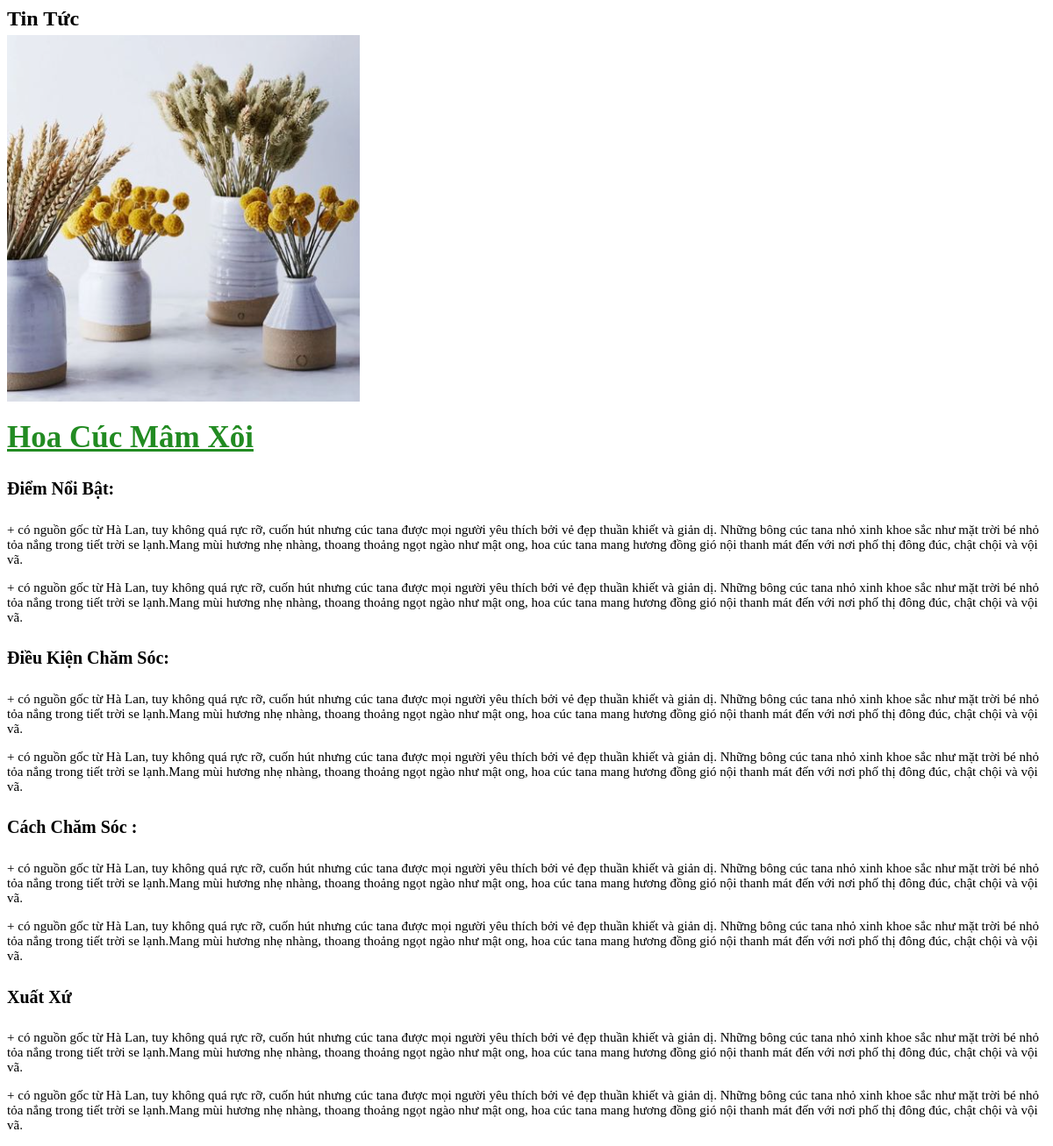
Screenshot of /chitiettintuc3.php?masp=34 with the database file from the repository.
### tables this page shows
CREATE TABLE `sanpham1` (
  `masp` varchar(100) NOT NULL,
  `nhom_id` int(11) NOT NULL,
  `tensp` varchar(200) NOT NULL,
  `mota` text DEFAULT NULL,
  `dongiacu` int(11) NOT NULL,
  `dongiamoi` int(11) NOT NULL,
  `img1` varchar(200) NOT NULL,
  `img2` varchar(200) DEFAULT NULL,
  `img3` varchar(200) DEFAULT NULL,
  `img4` varchar(200) DEFAULT NULL,
  `enable` tinyint(4) NOT NULL DEFAULT 1,
  `ghichu` text DEFAULT NULL,
  `diemnoibat` text DEFAULT NULL,
  `dieukienchamsoc` text DEFAULT NULL,
  `cachchamsoc` text DEFAULT NULL,
  `xuatxu` varchar(255) DEFAULT NULL,
  `ngaydang` varchar(50) DEFAULT NULL,
  `kichthuoc` varchar(255) DEFAULT NULL,
  `nguoidang` varchar(50) DEFAULT NULL,
  `giongloai` varchar(200) DEFAULT NULL
);

### chitiettintuc3.php (the view, shortened to what this page needs)
<?php
$masp = isset($_GET['masp']) ? $_GET['masp'] : '';
$sql = "SELECT * FROM `sanpham1`WHERE masp='$masp' ";
$result = mysqli_query($conn, $sql);
$row = mysqli_fetch_array($result);
?>
<div class="col l-9">
                        <h2 class="news__detail-heading">
                           Tin Tức
                        </h2>
                        <div class="news__detail-post">
                            <img src="upload/<?php echo $row["img1"] ?>" alt="" class="news__detail-img">
                            <div class="news__detail-info">
                          <h1>      <a href="chitiet.php?masp=<?php echo $row["masp"] ?>" class="news__detail-title"><?php echo $row["tensp"] ?></a></h1>
                               <h4>Điểm Nổi Bật: </h4>
                               <p class="news__details-msg">+ <?php echo  $row["mota"] ?></p>
                               <p class="news__details-msg">+ <?php echo  $row["mota"] ?></p>
                                <h4>Điều Kiện Chăm Sóc: </h4>
                                <p class="news__details-msg">+ <?php echo  $row["mota"] ?></p>
                                <p class="news__details-msg">+ <?php echo  $row["mota"] ?></p>
                                <h4>Cách Chăm Sóc : </h4>
                                <p class="news__details-msg">+ <?php echo  $row["mota"] ?></p>
                                <p class="news__details-msg">+ <?php echo  $row["mota"] ?></p>
                                <h4> Xuất Xứ </h4>
                                <p class="news__details-msg">+ <?php echo  $row["mota"] ?></p>
                                <p class="news__details-msg">+ <?php echo  $row["mota"] ?></p>
                            </div>
</div>
                        </div>

### chitiettintuc3.php (style rules this page uses)
.news__detail-heading { margin-bottom:0 ; }
.news__detail-title { font-size: 35px !important; color: forestgreen; }
h4 { font-size: 20px; }
.news__details-msg { font-size: 15px; }

### rows the page displays
sanpham1: img1 (picture), tensp "Hoa Cúc Mâm Xôi", mota "có nguồn gốc từ Hà Lan, tuy không quá rực rỡ, cuốn hút nhưng cúc tana được mọi người yêu thích bởi vẻ đẹp thuần khiết và giản dị. Những bông cúc tana nhỏ xinh khoe sắc như mặt trời bé nhỏ tỏa nắng trong tiết trời se lạnh.Mang mùi hương nhẹ nhàng, thoang thoảng ngọt ngào như mật ong, hoa cúc tana mang hương đồng gió nội thanh mát đến với nơi phố thị đông đúc, chật chội và vội vã."
